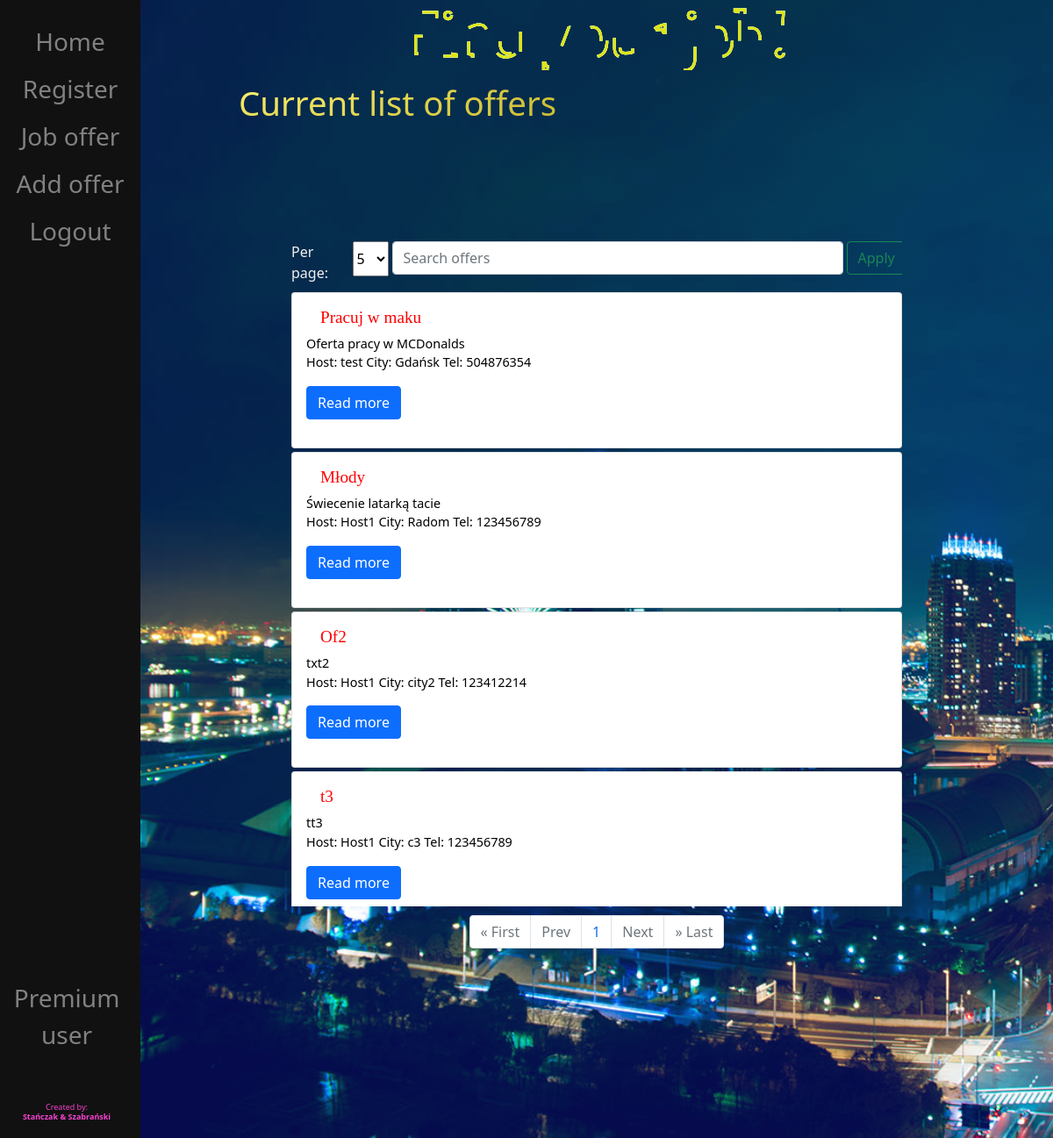
/offer/?page=2 (signed in), run on an earlier commit of the app's database.
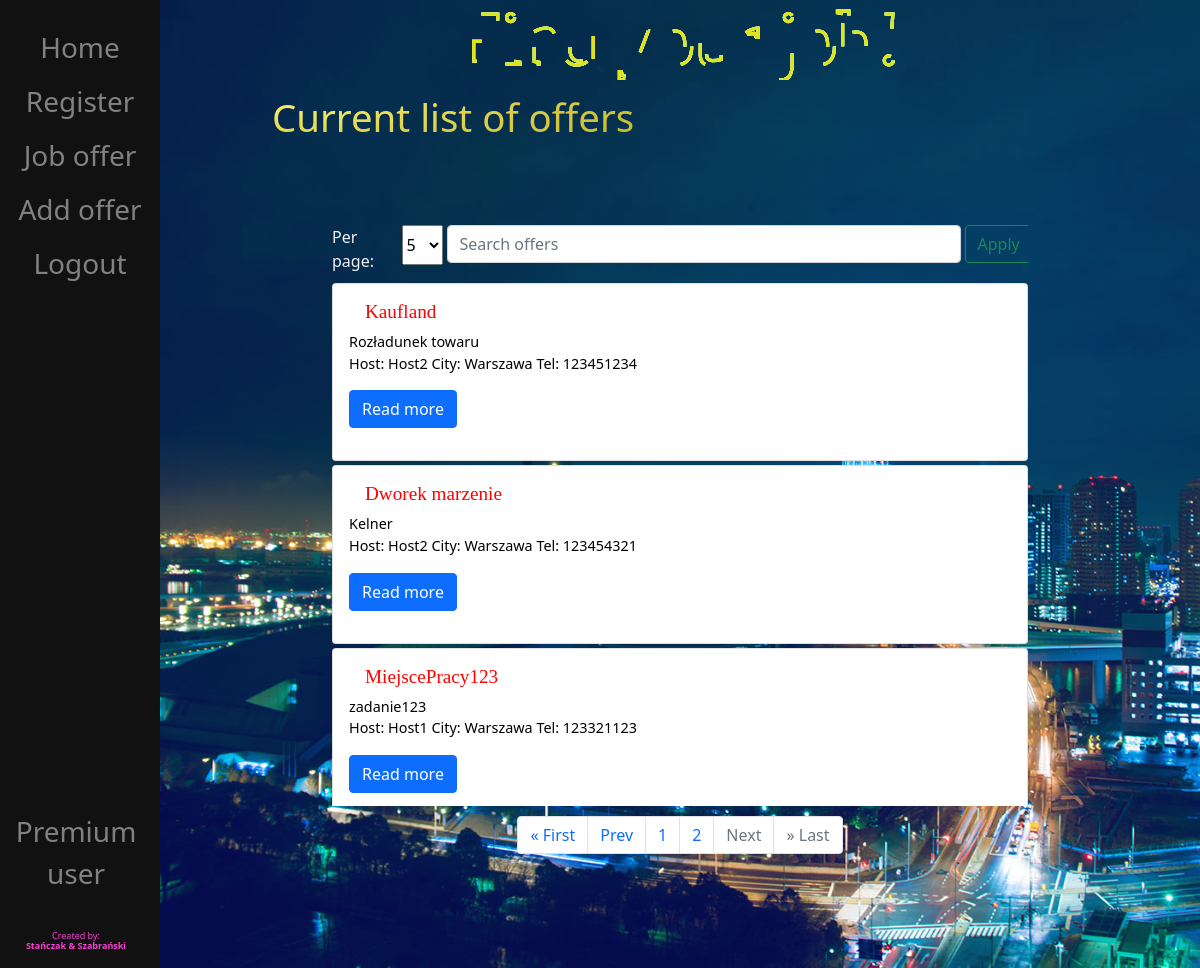
And on a later commit of the database.
### SZO/models.py (models this page shows, shortened)
class JobOffer(models.Model):
    user = models.ForeignKey(User, on_delete=models.CASCADE)
    title = models.CharField(max_length=40)
    text = models.CharField(max_length=1000)
    city = models.CharField(max_length=100, default='Warszawa')
    tel_number = models.CharField(max_length=9)
    def getText(self):
        return self.text
    def getTitle(self):
        return self.title
    def getCity(self):
        return self.city
    def getTel(self):
        return self.tel_number
    def getUser(self):
        return self.user

### SZO/views.py (the view)
# urls.py: path("offer/", views.offer, name="offer"),
def offer(response):
    perPage = 5
    if response.method == "POST":
        searched = response.POST['searched']
        perPage = response.POST['selectBox']
        offers = JobOffer.objects.filter(title__contains=searched)
    else:
        offers = JobOffer.objects.all()
        searched = False
    p = Paginator(offers, perPage)
    page = response.GET.get('page')
    offersList = p.get_page(page)
    nums = "a" * offersList.paginator.num_pages
    return render(response, "SZO/offer.html",
                  {"offers": offers,
                   "searched": searched,
                   "offersList": offersList,
                   "nums": nums,
                   "perPage": perPage}
                  )

### SZO/templates/SZO/offer.html (shortened to what this page needs)
{% extends 'SZO/base.html' %}
{% load static %}
{% block content %}
<head>
    <link href="{% static 'advs.css' %}" rel="stylesheet">
</head>
{% if user.is_authenticated %}
<header>
    {% if searched %}
    <h1 class="header-1">You've searched for: "{{ searched }}"</h1>
    {% else %}
    <h1 class="header-1">Current list of offers</h1>
    {% endif %}
</header>
<div class="searchArea">
    <form class="d-flex" method="POST" action="{% url 'offer' %}">
        <label for="selectBox">Per page: </label>
        <select id="selectBox" name="selectBox" autocomplete="on">
            <option value="5" >5</option>
        </select>
        <div class="inputSearch"><input class="form-control me-2" type="search" placeholder="Search offers"
                                        aria-label="Search" name="searched"></div>
        <div class="buttonSearch">
            <button class="btn btn-outline-success" type="submit">Apply</button>
        </div>
    </form>
</div>
<div class="jobOffer">
    {% for offer in offersList %}
    <div class="card">
        <div class="card-body">
            <h5>{{ offer.getTitle }}</h5>
            <p class="single-offer">{{ offer.getText }}<br>
                Host: {{ offer.getUser }} City: {{ offer.getCity }} Tel: {{ offer.getTel }}</p>
            <p>
                <button class="btn btn-primary" type="button" data-toggle="collapse"
                        data-target="#multiCollapseExample1"
                        aria-expanded="false" aria-controls="multiCollapseExample1">Read more
                </button>
            </p>
        </div>
    </div>
    {% endfor %}
</div>
<nav aria-label="Page navigation example">
    <ul class="pagination justify-content-center">
        {% if offersList.has_previous %}
        <li class="page-item"><a class="page-link" href="?page=1">&laquo First</a></li>
        <li class="page-item"><a class="page-link" href="?page={{ offersList.previous_page_number }}">Prev</a></li>
        {% else %}
        <li class="page-item disabled"><a class="page-link">&laquo First</a></li>
        <li class="page-item disabled"><a class="page-link">Prev</a></li>
        {% endif %}
        {% for i in nums %}
        <li class="page-item"><a class="page-link" href="?page={{ forloop.counter }}">{{ forloop.counter}}</a></li>
        {% endfor %}
        {% if offersList.has_next %}
        <li class="page-item"><a class="page-link" href="?page={{ offersList.next_page_number }}">Next</a></li>
        <li class="page-item"><a class="page-link" href="?page={{ offersList.paginator.num_pages }}">&raquo Last</a>
        </li>
        {% else %}
        <li class="page-item disabled"><a class="page-link">Next</a></li>
        <li class="page-item disabled"><a class="page-link">&raquo Last</a></li>
        {% endif %}
    </ul>
</nav>
{% else %}
<h1>Access denied</h1>
{% endif %}
{% endblock %}

What changed in the data, as far as the page shows it:
no longer on this page (row unchanged): JobOffer: getTitle "Pracuj w maku", getText "Oferta pracy w MCDonalds", getUser "test", getCity "Gdańsk", getTel "504876354"
no longer on this page (row unchanged): JobOffer: getTitle "Młody", getText "Świecenie latarką tacie", getUser "Host1", getCity "Radom", getTel "123456789"
no longer on this page (row unchanged): JobOffer: getTitle "Of2", getText "txt2", getUser "Host1", getCity "city2", getTel "123412214"
no longer on this page (row unchanged): JobOffer: getTitle "t3", getText "tt3", getUser "Host1", getCity "c3", getTel "123456789"
added JobOffer: getTitle "Kaufland", getText "Rozładunek towaru", getUser "Host2", getCity "Warszawa", getTel "123451234"
added JobOffer: getTitle "Dworek marzenie", getText "Kelner", getUser "Host2", getCity "Warszawa", getTel "123454321"
added JobOffer: getTitle "MiejscePracy123", getText "zadanie123", getUser "Host1", getCity "Warszawa", getTel "123321123"
Also different on the page:
new list line: "2"
